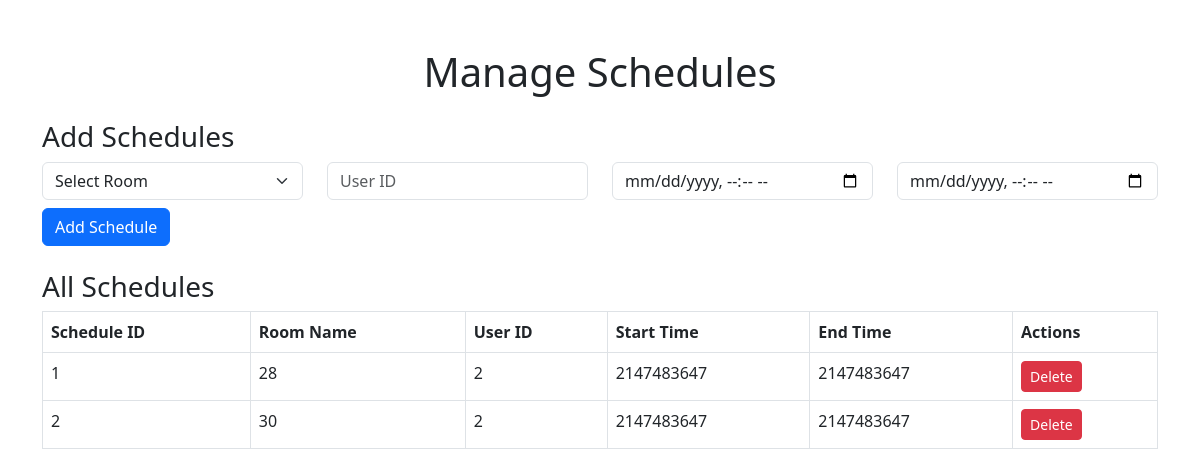
Page /admin/manageSchedules.php on the earlier database version.
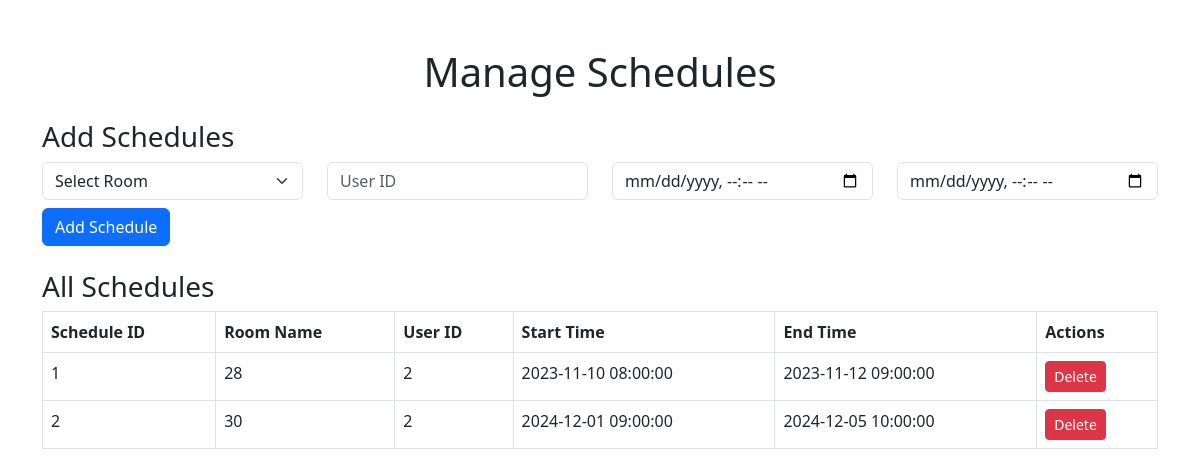
Same page on the later database version.
### tables this page shows
CREATE TABLE `bookings` (
  `Booking_ID` int(11) NOT NULL,
  `user_ID` int(11) NOT NULL,
  `Room_ID` int(11) NOT NULL,
  `Status` varchar(255)  NOT NULL,
  `Title` varchar(255) NOT NULL,
  `Start_Time` datetime NOT NULL,
  `End_Time` datetime NOT NULL
);

### admin/manageSchedules.php (the view, shortened to what this page needs)
<?php
include('../database/db.php');
$bookings = $pdo->query("SELECT * FROM bookings")->fetchAll(PDO::FETCH_ASSOC);
?>
<!DOCTYPE html>
<html lang="en">
<head>
    <link rel="stylesheet" href="https://cdn.jsdelivr.net/npm/bootstrap@5.3.0/dist/css/bootstrap.min.css">
</head>
<body class="container mt-5">
    <h1 class="text-center mb-4">Manage Schedules</h1>
    <h3>Add Schedules</h3>
    <form method="post" class="mb-4">
        <div class="row">
            <div class="col-md-3">
                <select name="Room_ID" class="form-select" required>
                    <option value="">Select Room</option>
                </select>
            </div>
            <div class="col-md-3">
                <input type="number" name="user_ID" placeholder="User ID" class="form-control" required>
            </div>
            <div class="col-md-3">
                <input type="datetime-local" name="Start_Time" class="form-control" required>
            </div>
            <div class="col-md-3">
                <input type="datetime-local" name="End_Time" class="form-control" required>
            </div>
        </div>
        <button type="submit" name="add_schedule" class="btn btn-primary mt-2">Add Schedule</button>
    </form>
    <h3>All Schedules</h3>
    <table class="table table-bordered">
        <thead>
        <tr>
            <th>Schedule ID</th>
            <th>Room Name</th>
            <th>User ID</th>
            <th>Start Time</th>
            <th>End Time</th>
            <th>Actions</th>
        </tr>
        </thead>
        <tbody>
        <?php foreach ($bookings as $booking): ?>
            <tr>
                <td><?= $booking['Booking_ID'] ?></td>
                <td><?= $booking['Room_ID'] ?></td>
                <td><?= $booking['user_ID'] ?></td>
                <td><?= $booking['Start_Time'] ?></td>
                <td><?= $booking['End_Time'] ?></td>
                <td>
                    <a href="?delete_schedule=<?= $booking['Booking_ID'] ?>" class="btn btn-danger btn-sm">Delete</a>
                </td>
            </tr>
        <?php endforeach; ?>
        </tbody>
    </table>
</body>
</html>

Differences in the rows shown:
changed bookings id 1: Start_Time "2147483647" → "2023-11-10 08:00:00"; End_Time "2147483647" → "2023-11-12 09:00:00"
changed bookings id 2: Start_Time "2147483647" → "2024-12-01 09:00:00"; End_Time "2147483647" → "2024-12-05 10:00:00"
